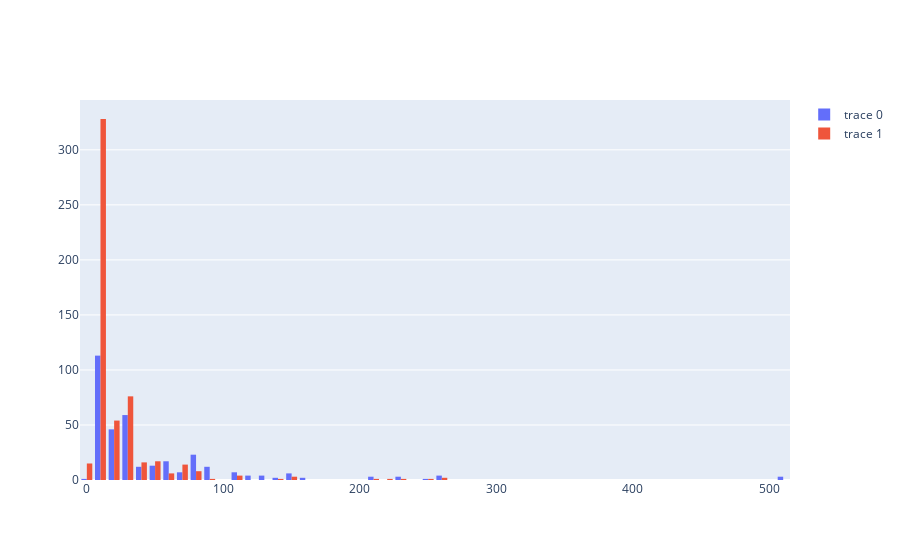

Notebook cell for this chart:
### Code cell
fig = go.Figure()

fig.add_traces(go.Histogram(x = train2[train2.Survived == 1].Fare))
fig.add_traces(go.Histogram(x = train2[train2.Survived == 0].Fare))

### Figure 1 — Plotly figure (JSON) as saved in the notebook; plotly's stock layout.template omitted (floating-point values rounded to 4 significant figures; data arrays with more than 128 entries replaced by an {"elided": "..."} marker saying what was removed)
{"data": [{"type": "histogram", "x": {"elided": "342 float values"}}, {"type": "histogram", "x": {"elided": "549 float values"}}], "layout": {}}
